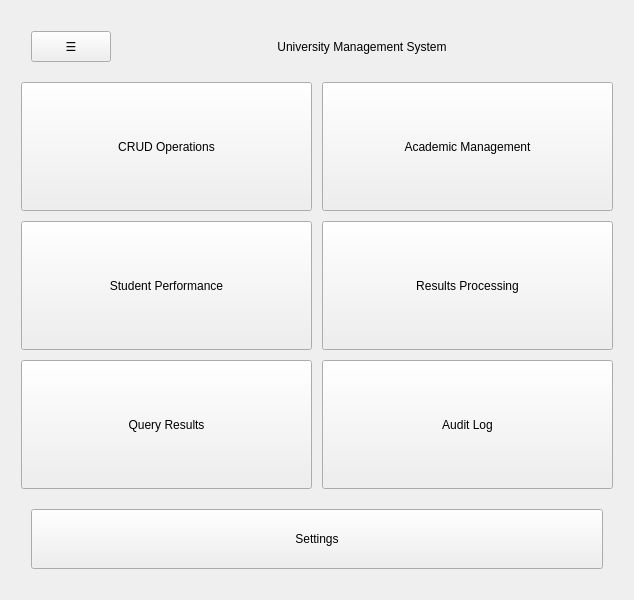
<?xml version="1.0" encoding="UTF-8"?>
<ui version="4.0">
 <class>Form</class>
 <widget class="QWidget" name="Form">
  <property name="geometry">
   <rect>
    <x>0</x>
    <y>0</y>
    <width>634</width>
    <height>600</height>
   </rect>
  </property>
  <property name="windowTitle">
   <string>Form</string>
  </property>
  <layout class="QVBoxLayout" name="verticalLayout_2">
   <item>
    <layout class="QVBoxLayout" name="main" stretch="1,8,1">
     <property name="spacing">
      <number>10</number>
     </property>
     <property name="leftMargin">
      <number>10</number>
     </property>
     <property name="topMargin">
      <number>10</number>
     </property>
     <property name="rightMargin">
      <number>10</number>
     </property>
     <property name="bottomMargin">
      <number>10</number>
     </property>
     <item>
      <layout class="QHBoxLayout" name="top_layout" stretch="1,4">
       <property name="spacing">
        <number>10</number>
       </property>
       <property name="leftMargin">
        <number>10</number>
       </property>
       <property name="topMargin">
        <number>10</number>
       </property>
       <property name="rightMargin">
        <number>10</number>
       </property>
       <property name="bottomMargin">
        <number>10</number>
       </property>
       <item>
        <widget class="QPushButton" name="menu_btn">
         <property name="sizePolicy">
          <sizepolicy hsizetype="Fixed" vsizetype="Expanding">
           <horstretch>0</horstretch>
           <verstretch>0</verstretch>
          </sizepolicy>
         </property>
         <property name="minimumSize">
          <size>
           <width>80</width>
           <height>0</height>
          </size>
         </property>
         <property name="maximumSize">
          <size>
           <width>80</width>
           <height>16777215</height>
          </size>
         </property>
         <property name="text">
          <string>☰</string>
         </property>
        </widget>
       </item>
       <item>
        <widget class="QLabel" name="title">
         <property name="text">
          <string>University Management System</string>
         </property>
         <property name="alignment">
          <set>Qt::AlignCenter</set>
         </property>
        </widget>
       </item>
      </layout>
     </item>
     <item>
      <layout class="QGridLayout" name="buttons_grid">
       <property name="spacing">
        <number>10</number>
       </property>
       <item row="0" column="0">
        <widget class="QPushButton" name="crud_btn">
         <property name="sizePolicy">
          <sizepolicy hsizetype="Expanding" vsizetype="Fixed">
           <horstretch>0</horstretch>
           <verstretch>0</verstretch>
          </sizepolicy>
         </property>
         <property name="minimumSize">
          <size>
           <width>0</width>
           <height>100</height>
          </size>
         </property>
         <property name="maximumSize">
          <size>
           <width>16777215</width>
           <height>200</height>
          </size>
         </property>
         <property name="text">
          <string>CRUD Operations</string>
         </property>
        </widget>
       </item>
       <item row="0" column="1">
        <widget class="QPushButton" name="academic_btn">
         <property name="sizePolicy">
          <sizepolicy hsizetype="Expanding" vsizetype="Fixed">
           <horstretch>0</horstretch>
           <verstretch>0</verstretch>
          </sizepolicy>
         </property>
         <property name="minimumSize">
          <size>
           <width>0</width>
           <height>100</height>
          </size>
         </property>
         <property name="maximumSize">
          <size>
           <width>16777215</width>
           <height>200</height>
          </size>
         </property>
         <property name="text">
          <string>Academic Management</string>
         </property>
        </widget>
       </item>
       <item row="1" column="0">
        <widget class="QPushButton" name="performance_btn">
         <property name="sizePolicy">
          <sizepolicy hsizetype="Expanding" vsizetype="Fixed">
           <horstretch>0</horstretch>
           <verstretch>0</verstretch>
          </sizepolicy>
         </property>
         <property name="minimumSize">
          <size>
           <width>0</width>
           <height>100</height>
          </size>
         </property>
         <property name="maximumSize">
          <size>
           <width>16777215</width>
           <height>200</height>
          </size>
         </property>
         <property name="text">
          <string>Student Performance</string>
         </property>
        </widget>
       </item>
       <item row="1" column="1">
        <widget class="QPushButton" name="results_btn">
         <property name="sizePolicy">
          <sizepolicy hsizetype="Expanding" vsizetype="Fixed">
           <horstretch>0</horstretch>
           <verstretch>0</verstretch>
          </sizepolicy>
         </property>
         <property name="minimumSize">
          <size>
           <width>0</width>
           <height>100</height>
          </size>
         </property>
         <property name="maximumSize">
          <size>
           <width>16777215</width>
           <height>200</height>
          </size>
         </property>
         <property name="text">
          <string>Results Processing</string>
         </property>
        </widget>
       </item>
       <item row="2" column="0">
        <widget class="QPushButton" name="queries_btn">
         <property name="sizePolicy">
          <sizepolicy hsizetype="Expanding" vsizetype="Fixed">
           <horstretch>0</horstretch>
           <verstretch>0</verstretch>
          </sizepolicy>
         </property>
         <property name="minimumSize">
          <size>
           <width>0</width>
           <height>100</height>
          </size>
         </property>
         <property name="maximumSize">
          <size>
           <width>16777215</width>
           <height>200</height>
          </size>
         </property>
         <property name="text">
          <string>Query Results</string>
         </property>
        </widget>
       </item>
       <item row="2" column="1">
        <widget class="QPushButton" name="audit_btn">
         <property name="sizePolicy">
          <sizepolicy hsizetype="Expanding" vsizetype="Fixed">
           <horstretch>0</horstretch>
           <verstretch>0</verstretch>
          </sizepolicy>
         </property>
         <property name="minimumSize">
          <size>
           <width>0</width>
           <height>100</height>
          </size>
         </property>
         <property name="maximumSize">
          <size>
           <width>16777215</width>
           <height>200</height>
          </size>
         </property>
         <property name="text">
          <string>Audit Log</string>
         </property>
        </widget>
       </item>
      </layout>
     </item>
     <item>
      <layout class="QHBoxLayout" name="settings_layout">
       <property name="spacing">
        <number>10</number>
       </property>
       <property name="leftMargin">
        <number>10</number>
       </property>
       <property name="topMargin">
        <number>10</number>
       </property>
       <property name="rightMargin">
        <number>10</number>
       </property>
       <property name="bottomMargin">
        <number>10</number>
       </property>
       <item>
        <widget class="QPushButton" name="settings_btn">
         <property name="sizePolicy">
          <sizepolicy hsizetype="Fixed" vsizetype="Fixed">
           <horstretch>0</horstretch>
           <verstretch>0</verstretch>
          </sizepolicy>
         </property>
         <property name="minimumSize">
          <size>
           <width>400</width>
           <height>60</height>
          </size>
         </property>
         <property name="maximumSize">
          <size>
           <width>800</width>
           <height>70</height>
          </size>
         </property>
         <property name="text">
          <string>Settings</string>
         </property>
        </widget>
       </item>
      </layout>
     </item>
    </layout>
   </item>
  </layout>
 </widget>
 <resources/>
 <connections/>
</ui>
